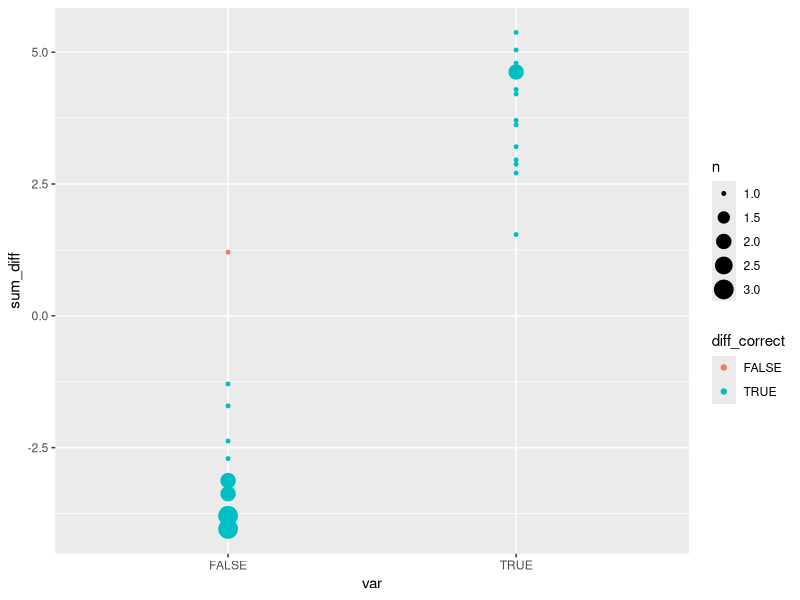
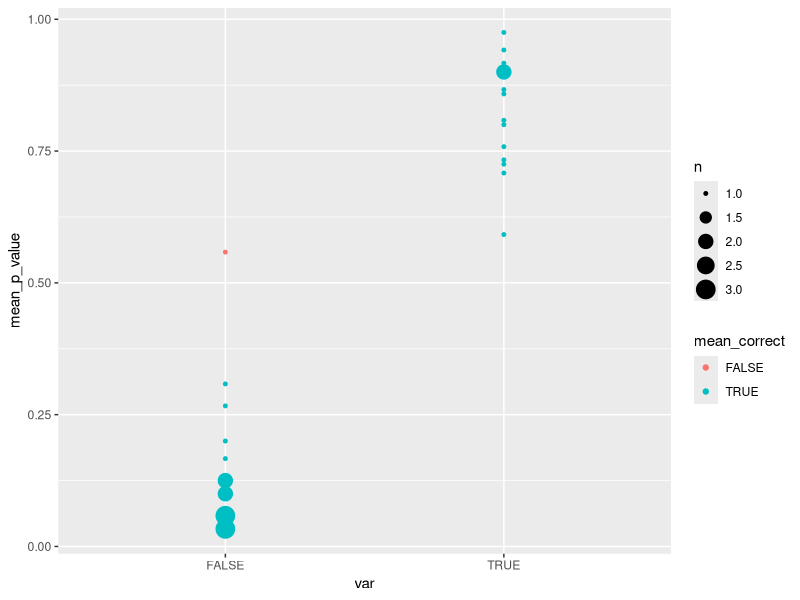
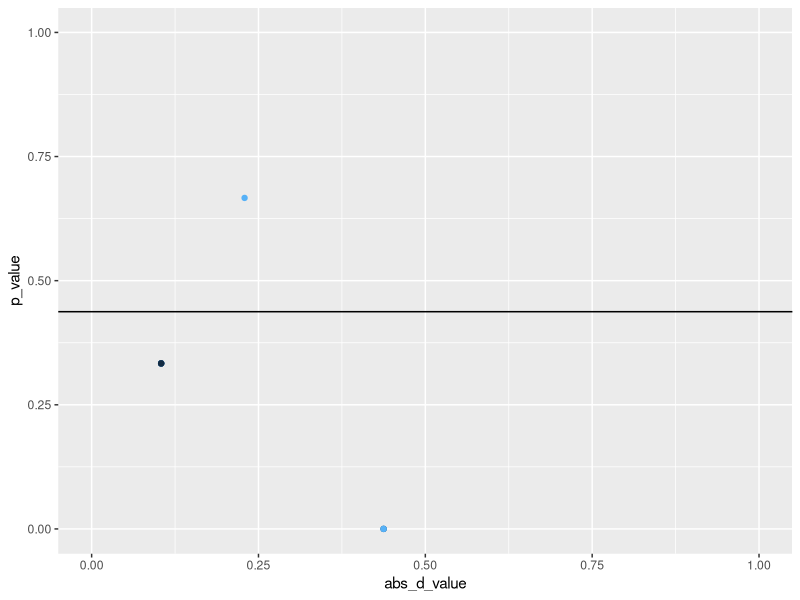
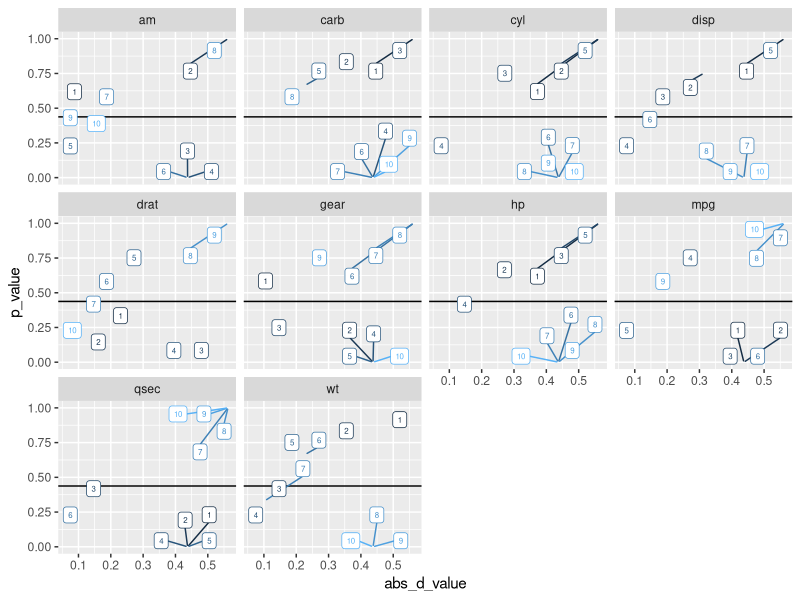

The R source for these figures, in order:
library(tidyverse)
library(ggrepel)


df <- msleep; set_dv <- "sleep_total > 12"; set_ignore <- c('name', 'genus');

df <- mpg; set_dv <- "ntile(cty, 4) > 2"; set_ignore <- "cty";

df <- iris; set_dv <- "Species != 'versicolor'"; set_ignore <- "Species";

df <- mtcars; set_dv <- "vs == 1"; set_ignore <- "vs";


base_data <-
    df %>% 
    mutate_(var = set_dv) %>% 
    select(-one_of(set_ignore)) %>% 
    #filter(complete.cases(.)) %>% 
    mutate_if(is.numeric, funs(ntile(., 10))) %>% 
    mutate(id = row_number())


get_values <-
    base_data %>% 
    select(-id) %>% 
    gather(field, value, -var) %>% 
    filter(!is.na(value)) %>% 
    group_by(field, value) %>% 
    #filter(max(row_number())>5) %>% 
    summarise(n = n(),
              sum_value = sum(var)) %>% 
    group_by(field) %>% 
    mutate(rep_field = n/sum(n),
           n_field = sum(n),
           sum_field = sum(sum_value)) %>% 
    ungroup() %>% 
    mutate(p_field = sum_field/n_field,
           p_value = sum_value/n,
           d_value = p_value - p_field,
           abs_d_value = abs(d_value),
           d_rep = d_value * rep_field)

compare_values <-
    base_data %>% 
    gather(field, value, -c(id, var)) %>% 
    left_join(get_values %>% 
              select(field, value, n, rep_field, p_value, d_value, abs_d_value, d_rep)
              ) %>% 
    filter(complete.cases(.))

final_estimate <-
    compare_values %>% 
    group_by(var, id) %>% 
    summarise(sum_diff = sum(d_value),
              sum_diff_side = sum_diff > 0,
              mean_p_value = mean(p_value),
              mean_p_side = mean_p_value > mean(base_data$var)) %>% 
    ungroup() %>% 
    mutate(diff_correct = sum_diff_side == var,
           mean_correct = mean_p_side == var)


ggplot(final_estimate) + geom_count(aes(var, sum_diff, color = diff_correct))
table(final_estimate$diff_correct)
mean(final_estimate$diff_correct)

ggplot(final_estimate) + geom_count(aes(var, mean_p_value, color = mean_correct))
table(final_estimate$mean_correct)
mean(final_estimate$mean_correct)


ggplot(compare_values %>% filter(id == 2), 
       aes(abs_d_value, p_value, label = value, color = value)) +
    geom_hline(aes(yintercept = mean(base_data$var))) +
    #geom_label_repel(size = 2) +
    xlim(0,1) + ylim(0,1) +
    geom_point(aes(color = value)) +
    theme(legend.position = "none")


ggplot(get_values, aes(abs_d_value, p_value, label = value, color = value)) +
    facet_wrap(~field) +
    geom_hline(aes(yintercept = p_field)) +
    geom_label_repel(size = 2) +
    #geom_point(aes(size = n, color = value)) +
    theme(legend.position = "none")